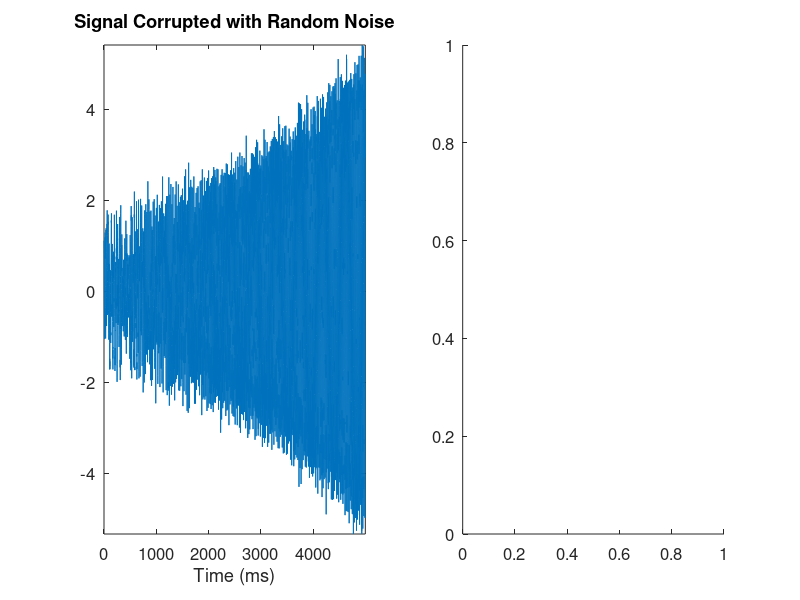

Source code (MATLAB): (Note: this script raises an error after producing the figure.)
Fs = 1e3;                    % Sampling frequency
T = 1/Fs;                     % Sample time
L = 5e3;                     % Length of signal
t = (0:L-1)*T;                % Time vector
% Sum of a 60*t Hz sinusoid and a 120 Hz sinusoid
x = 0.7*sin(2*pi*60*t.*t) + cos(2*pi*50*t).*exp(2*pi*50.*t*0.001);
y = x + 2*randn(size(t))*1e-1;     % Sinusoids plus noise

h=figure('unit','normalized','position',[0.02,0.1,0.6,0.45],...
    'DefaultAxesFontSize',12);
subplot(121); plot(Fs*t,y); axis tight;
title('Signal Corrupted with Random Noise')
xlabel('Time (ms)')

subplot(122);
[S,F,T,P]=spectrogram(y,128,120,128,1E3);
surf(T,F,10*log10(P),'edgecolor','none'); axis tight; view(0,90);
xlabel('Time (s)'); ylabel('Hz');title('Frequency(t)');
